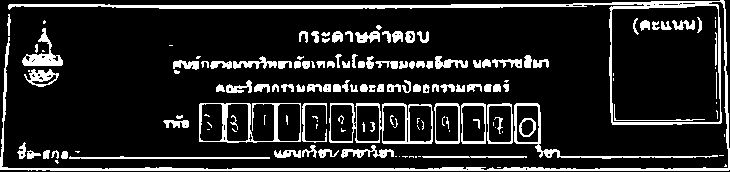
#> input picture 222.png, 730 x 172 px, found by its file name
$ python knn_test.py
#> lines starting #> are read from the running program, lines starting #| are printed output that depends on the picture; after the words box and inside, x2 and y2 are one past the last pixel; in counts of white or black regions, pixels touching at a corner belong together

from __future__ import print_function
from sklearn.model_selection import train_test_split
from sklearn.neighbors import KNeighborsClassifier
from sklearn import datasets
from skimage import exposure
import numpy as np
import imutils
import cv2


mnist = datasets.load_digits()

(trainData, testData, trainLabels, testLabels) = train_test_split(np.array(mnist.data), mnist.target, test_size=0.25, random_state=42) #ข้อมูลไฟล์ test

(trainData, valData, trainLabels, valLabels) = train_test_split(trainData, trainLabels, test_size=0.1, random_state=84) #ข้อมูลไฟล์ train แต่ดึงรูปมาจาก test อีกที
cc = testData.astype("uint8")
# cv2.imshow("cc", cc)
model = KNeighborsClassifier(n_neighbors=3) #คำนวณ KNN
model.fit(trainData, trainLabels) #set ข้อมูล train
# print("step1 testData : ", testData)

#เตรียมภาพ 2 มิติ ที่ เมื่อแปลกเป็น 1 มิติแล้วให้เท่ากับ print("image : ", image)  อันนี้กูก็ไม่แน่ใจว่ามันต้องมีขนาดเท่าไหร่ มึงลองหารูปมา แล้วนำจำนวน 1 มิติดูแล้วลอง

# for i in np.random.randint(0, high=len(testLabels), size=(1,)): # loop เพื่อ วนหารูปที่จะมา test เฉยๆ

img= cv2.imread("temp/222.png")
#> img is the input picture: shape (172, 730, 3); 14.5% white; 152 white regions (49 under 20 px), largest, box (x1, y1, x2, y2) and area: (0, 0, 730, 171) 6362, (329, 103, 433, 144) 949, (199, 103, 301, 143) 866
gray = cv2.cvtColor(img,cv2.COLOR_BGR2GRAY)
(thresh, Img_First) = cv2.threshold(gray, 140, 255, cv2.THRESH_BINARY)
ima = cv2.resize(Img_First,(8,8))
image = ima.reshape(1,-1)   #บรรนี้ นำภาพเข้า ในรูปแบบ 1 มิติ เช่น image = 1 มิติ
print(image)
#| [[  0   0   0   0   0   0   0   0 223   0   0  24 255   0   0   0  64   0
#|     0   0   0   0   0   0 255   0   0   0   0   0   0   0   0   0   0   0
#|     0   0   0   0   0   0  24   0   0 191   0   0   0   0  24   0   0   0
#|     0   0   0   0   0   0   0   0   0   0]]
# print("image : ", image)
prediction = model.predict(image) # นำรูปภาพ 1 มิติที่รับเข้ามา จากนั้นเรียกใช้ model เพื่อเรียกการคำนวณ KNN
#> prediction = [0]
print("step2 image1 : ",prediction)
#| step2 image1 :  [0]

image = image.reshape((8, 8)).astype("uint8") #แปลกภาพกลับเป็น 2 มิติ
print("step3 image1 : ", image)
#| step3 image1 :  [[  0   0   0   0   0   0   0   0]
#|  [223   0   0  24 255   0   0   0]
#|  [ 64   0   0   0   0   0   0   0]
#|  [255   0   0   0   0   0   0   0]
#|  [  0   0   0   0   0   0   0   0]
#|  [  0   0  24   0   0 191   0   0]
#|  [  0   0  24   0   0   0   0   0]
#|  [  0   0   0   0   0   0   0   0]]
image = exposure.rescale_intensity(image, out_range=(0, 255))
print("step4 image1 : ", image)
#| step4 image1 :  [[  0.   0.   0.   0.   0.   0.   0.   0.]
#|  [223.   0.   0.  24. 255.   0.   0.   0.]
#|  [ 64.   0.   0.   0.   0.   0.   0.   0.]
#|  [255.   0.   0.   0.   0.   0.   0.   0.]
#|  [  0.   0.   0.   0.   0.   0.   0.   0.]
#|  [  0.   0.  24.   0.   0. 191.   0.   0.]
#|  [  0.   0.  24.   0.   0.   0.   0.   0.]
#|  [  0.   0.   0.   0.   0.   0.   0.   0.]]
image = imutils.resize(image, width=32, inter=cv2.INTER_CUBIC)
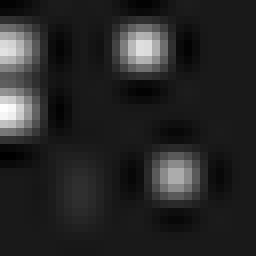
#> image: shape (32, 32) float64 (shown 8 times larger); min -31.09, max 279.4, mean 16.6; drawn with min black and max white

print("I think that digit is: {}".format(prediction))
#| I think that digit is: [0]
# print("image5 : ",image)
print("-------------------------------------------------------------------")
cv2.imshow("Image", image)
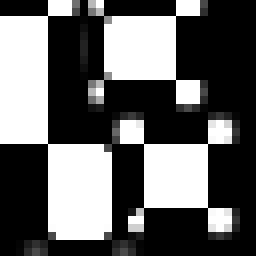
#> window 'Image': shape (32, 32) (shown 8 times larger); min 0, max 255, mean 97.8
cv2.waitKey(0)

$ run again, with 9.png copied over 222.png
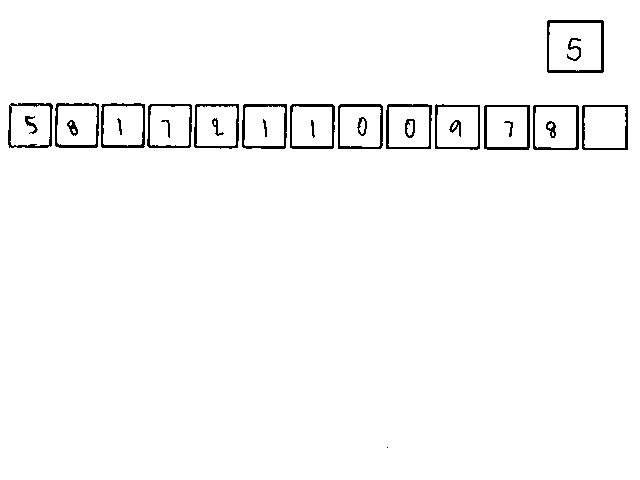
#> input picture 9.png, 640 x 480 px, found by its file name
#> img is the input picture: shape (480, 640, 3); 97.7% white; 28 black regions (1 under 20 px), largest, box (x1, y1, x2, y2) and area: (547, 20, 604, 73) 578, (484, 105, 530, 150) 464, (242, 104, 287, 149) 447
#| [[255 255 255 255 255 255 255 255 255 255 255 255 255 255 255 255 255 255
#|   255 255 255 255 128 128 255 255 255 255 255 255 255 255 255 255 255 255
#|   255 255 255 255 255 255 255 255 255 255 255 255 255 255 255 255 255 255
#|   255 255 255 255 255 255 255 255 255 255]]
#> prediction = [1]
#| step2 image1 :  [1]
#| step3 image1 :  [[255 255 255 255 255 255 255 255]
#|  [255 255 255 255 255 255 255 255]
#|  [255 255 255 255 255 255 128 128]
#|  [255 255 255 255 255 255 255 255]
#|  [255 255 255 255 255 255 255 255]
#|  [255 255 255 255 255 255 255 255]
#> (further printed lines are left out)
#| step4 image1 :  [[255. 255. 255. 255. 255. 255. 255. 255.]
#|  [255. 255. 255. 255. 255. 255. 255. 255.]
#|  [255. 255. 255. 255. 255. 255.   0.   0.]
#|  [255. 255. 255. 255. 255. 255. 255. 255.]
#|  [255. 255. 255. 255. 255. 255. 255. 255.]
#|  [255. 255. 255. 255. 255. 255. 255. 255.]
#> (further printed lines are left out)
#> `image = imutils.resize(image, width=32, inter=cv2.INTER_CUBIC)`:
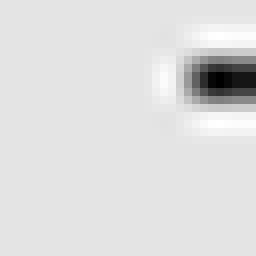
#> image: shape (32, 32) float64 (shown 8 times larger); min -18.76, max 286.1, mean 247; drawn with min black and max white
#| I think that digit is: [1]
#> `cv2.imshow("Image", image)`:
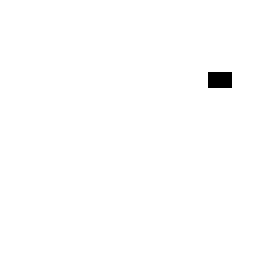
#> window 'Image': shape (32, 32) (shown 8 times larger); 99.4% white; black in thin lines or dots, all inside (x1, y1, x2, y2) = (26, 9, 29, 11)
